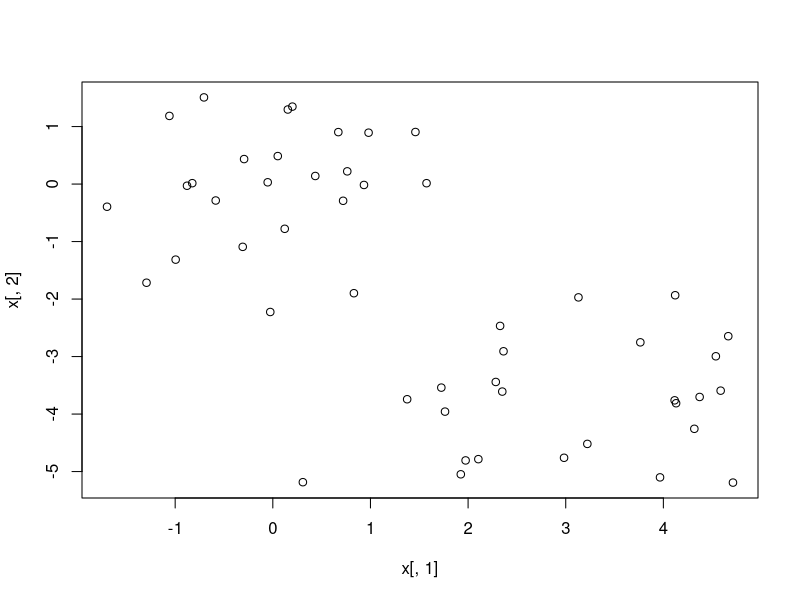
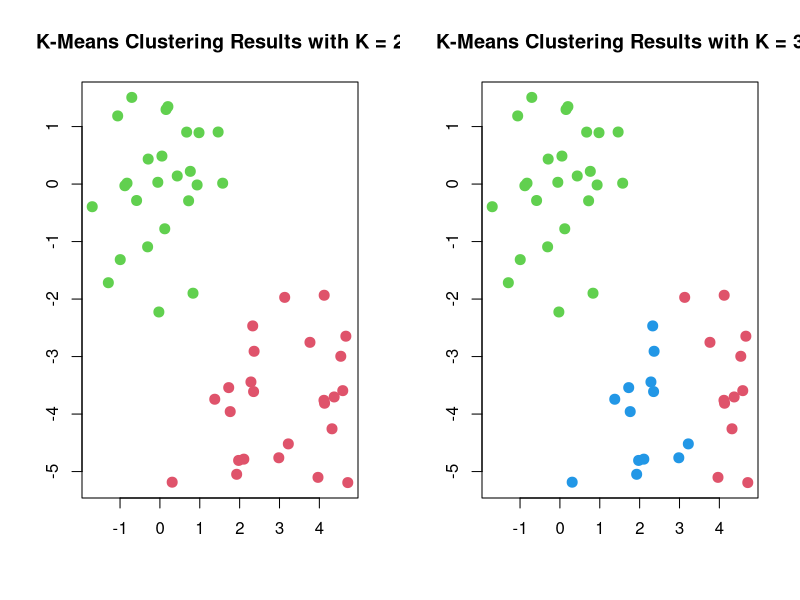
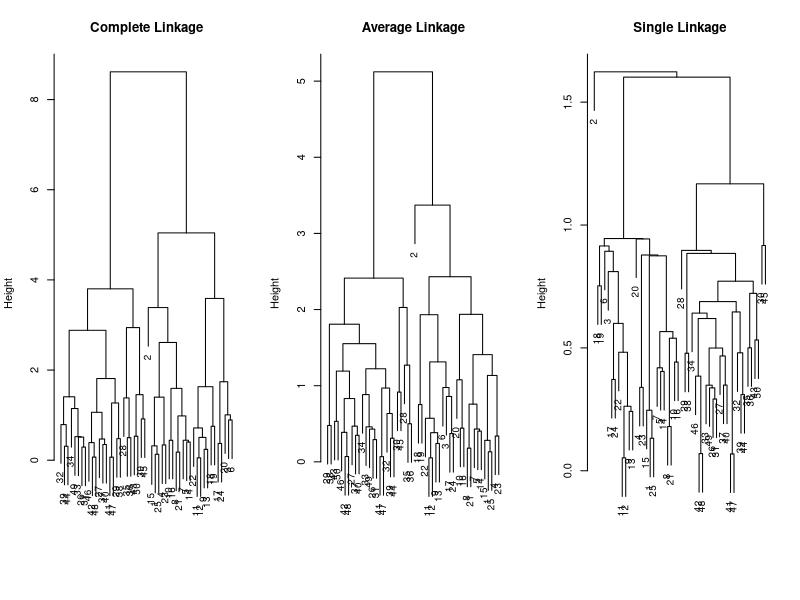
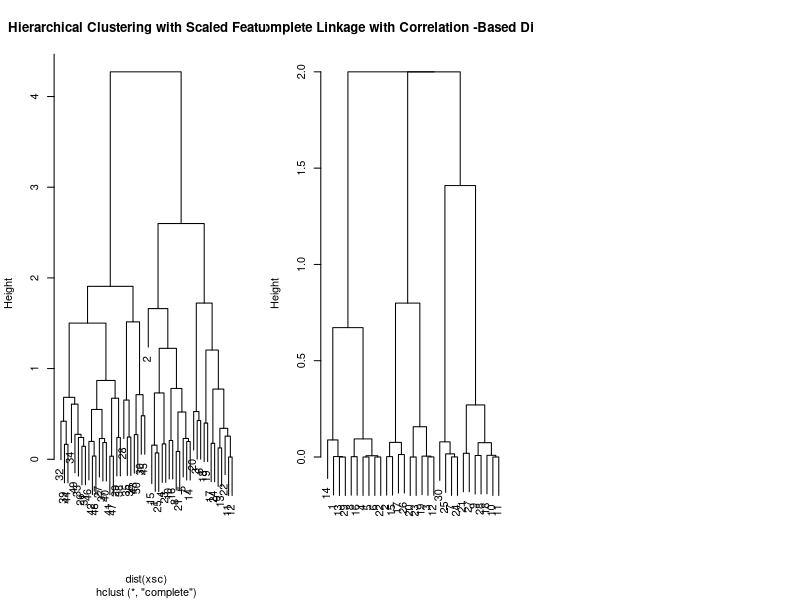

R code for these plots, in order:
## ---- chunk 1
knitr::opts_chunk$set(echo = T)
## ---- chunk 2
set.seed(442)
x <- matrix(rnorm(50 * 2), ncol = 2)
x[1:25, 1] <- x[1:25, 1] + 3
x[1:25, 2] <- x[1:25, 2] - 4
head(x)
dim(x)
## ---- chunk 3
km.out <- kmeans(x, 2, nstart = 20)
km.out
km.out$cluster
km.out$iter
## ---- chunk 4
plot(x[,1], x[,2])
par(mfrow = c(1, 2))
plot(x, col = (km.out$cluster + 1), main = "K-Means Clustering Results with K = 2",
xlab = "", ylab = "", pch = 20, cex = 2)
## ---- chunk 5
set.seed(442)
km.out <- kmeans(x, 3, nstart = 20)
km.out
## ---- chunk 6
plot(x, col = (km.out$cluster + 1),
main = "K-Means Clustering Results with K = 3",
xlab = "", ylab = "", pch = 20, cex = 2)
## ---- chunk 7
# set.seed(442)
km.out1 <- kmeans(x, 1, nstart = 20)
km.out1$tot.withinss
km.out1$totss

km.out2 <- kmeans(x, 2, nstart = 20)
km.out2$tot.withinss
km.out2$totss

km.out3 <- kmeans(x, 3, nstart = 20)
km.out3$tot.withinss
km.out3$totss

## ---- chunk 8
set.seed(442)
km.out <- kmeans(x, 3, nstart = 20)
km.out$tot.withinss

km.out <- kmeans(x, 2, nstart = 20)
km.out$tot.withinss
## ---- chunk 9
km.out$withinss
## ---- chunk 10

hc.complete <- hclust(dist(x), method = "complete")
hc.average <- hclust(dist(x), method = "average")
hc.single <- hclust(dist(x), method = "single")
## ---- chunk 11
par(mfrow = c(1, 3))
plot(hc.complete , main = "Complete Linkage", xlab = "", sub = "", cex = .9)
plot(hc.average , main = "Average Linkage", xlab = "", sub = "", cex = .9)
plot(hc.single, main = "Single Linkage", xlab = "", sub = "", cex = .9)
## ---- chunk 12
cutree(hc.complete , 2)

cutree(hc.average , 2)

cutree(hc.single, 2)
## ---- chunk 13
cutree(hc.single, 4)
## ---- chunk 14
km.clusters <- km.out$cluster
hc.clusters <- cutree(hc.complete, 3)
table(km.clusters, hc.clusters)
## ---- chunk 15
xsc <- scale(x)
plot(hclust(dist(xsc), method = "complete"), 
     main = "Hierarchical Clustering with Scaled Features")


hc.clusters_x <- cutree(hclust(dist(x), method = "complete"), 3)
hc.clusters_xsc <- cutree(hclust(dist(xsc), method = "complete"), 3)

hc.clusters_x
hc.clusters_xsc

## ---- chunk 16
hc.clusters_x
hc.clusters_xsc
## ---- chunk 17
x <- matrix(rnorm (30 * 3), ncol = 3)
dd <- as.dist (1 - cor(t(x)))
plot(hclust(dd, method = "complete"), main = "Complete Linkage with Correlation -Based Distance", xlab = "", sub = "")
